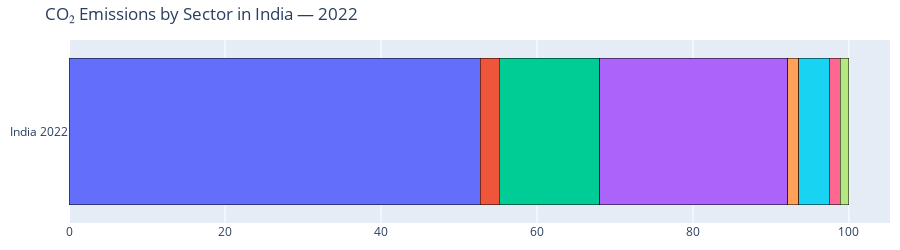

Notebook cell for this chart:
### Markdown cell above
# Line Chart: Evolution of CO₂ Emissions by Fuel in India (2000–2022)

### Code cell
import plotly.graph_objects as go

# Load CSV file
df = pd.read_csv("data source/International Energy Agency - CO2 emissions by sector, India, 2022.csv")
df = df.iloc[:, :2]
df.dropna(inplace=True)
df['Value'] = pd.to_numeric(df['Value'], errors='coerce')
df['Percentage'] = 100 * df['Value'] / df['Value'].sum()

sector_col = 'CO2 emissions by sector, India, 2022'

# Prepare plotly traces
fig = go.Figure()
start = 0
for i, row in df.iterrows():
    fig.add_trace(go.Bar(
        y=['India 2022'],
        x=[row['Percentage']],
        name=row[sector_col],
        orientation='h',
        hovertemplate=f"<b>{row[sector_col]}</b><br>CO₂: {row['Value']:.1f} Mt<br>Share: {row['Percentage']:.1f}%",
        marker=dict(line=dict(width=0.5, color='black'))
    ))

# Layout
fig.update_layout(
    title="CO₂ Emissions by Sector in India — 2022",
    barmode='stack',
    showlegend=False,
    height=250,
    margin=dict(l=10, r=10, t=40, b=10)
)

fig.show()

### Figure 1 — Plotly figure (JSON) as saved in the notebook; plotly's stock layout.template omitted (floating-point values rounded to 4 significant figures)
{"data": [{"hovertemplate": "<b>Electricity and heat producers</b><br>CO₂: 1327.1 Mt<br>Share: 52.7%", "marker": {"line": {"color": "black", "width": 0.5}}, "name": "Electricity and heat producers", "orientation": "h", "type": "bar", "x": [52.73], "y": ["India 2022"]}, {"hovertemplate": "<b>Other energy industries</b><br>CO₂: 62.0 Mt<br>Share: 2.5%", "marker": {"line": {"color": "black", "width": 0.5}}, "name": "Other energy industries", "orientation": "h", "type": "bar", "x": [2.461], "y": ["India 2022"]}, {"hovertemplate": "<b>Transport Sector</b><br>CO₂: 323.8 Mt<br>Share: 12.9%", "marker": {"line": {"color": "black", "width": 0.5}}, "name": "Transport Sector", "orientation": "h", "type": "bar", "x": [12.86], "y": ["India 2022"]}, {"hovertemplate": "<b>Industry Sector</b><br>CO₂: 607.1 Mt<br>Share: 24.1%", "marker": {"line": {"color": "black", "width": 0.5}}, "name": "Industry Sector", "orientation": "h", "type": "bar", "x": [24.12], "y": ["India 2022"]}, {"hovertemplate": "<b>Commercial and Public Services</b><br>CO₂: 34.9 Mt<br>Share: 1.4%", "marker": {"line": {"color": "black", "width": 0.5}}, "name": "Commercial and Public Services", "orientation": "h", "type": "bar", "x": [1.388], "y": ["India 2022"]}, {"hovertemplate": "<b>Residential</b><br>CO₂: 98.8 Mt<br>Share: 3.9%", "marker": {"line": {"color": "black", "width": 0.5}}, "name": "Residential", "orientation": "h", "type": "bar", "x": [3.924], "y": ["India 2022"]}, {"hovertemplate": "<b>Agriculture/Forestry</b><br>CO₂: 34.8 Mt<br>Share: 1.4%", "marker": {"line": {"color": "black", "width": 0.5}}, "name": "Agriculture/Forestry", "orientation": "h", "type": "bar", "x": [1.382], "y": ["India 2022"]}, {"hovertemplate": "<b>Non-specified (Other)</b><br>CO₂: 28.5 Mt<br>Share: 1.1%", "marker": {"line": {"color": "black", "width": 0.5}}, "name": "Non-specified (Other)", "orientation": "h", "type": "bar", "x": [1.133], "y": ["India 2022"]}], "layout": {"barmode": "stack", "height": 250, "margin": {"b": 10, "l": 10, "r": 10, "t": 40}, "showlegend": false, "title": {"text": "CO₂ Emissions by Sector in India — 2022"}}}
